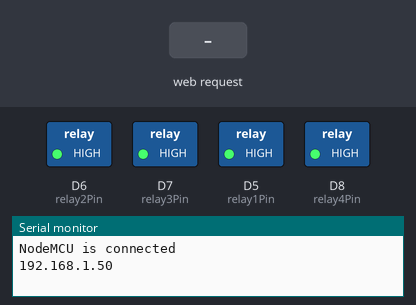
The sketch below on a simulated ESP8266 (NodeMCU). On the bench: switched loads named in the sketch (green lamp = pin HIGH), the last lines printed to the serial monitor. The inputs (shaded band) are chosen by the test bench. WiFi joins after 1.5 s; servers stay silent unless stated.

Above: at 2.8 s.
2.9 s: HTTP request GET /relay1on received
At 3.3 s:
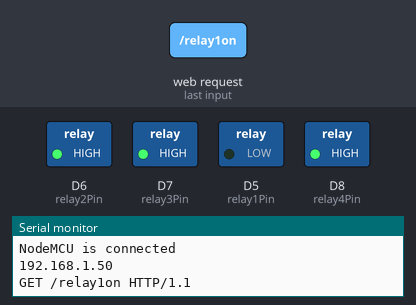
4.4 s: HTTP request GET /relay4off received
At 5.6 s:
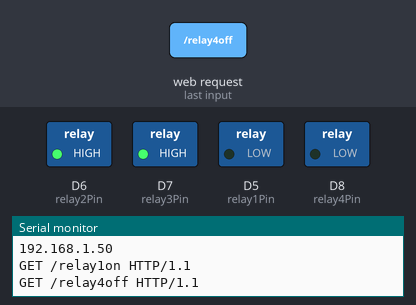
5.9 s: HTTP request GET /relay1off received
At 6.7 s:
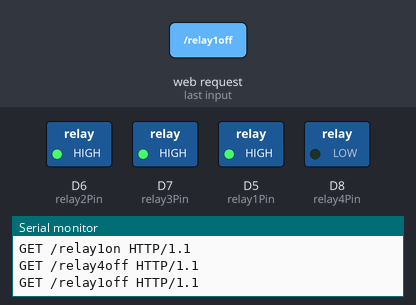
7.4 s: HTTP request GET /relay2on received
At 7.9 s:
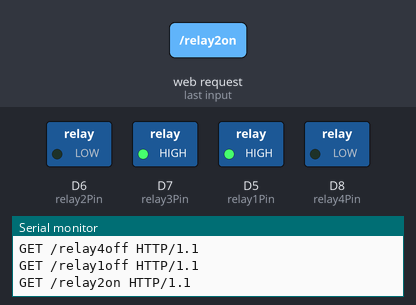
8.9 s: HTTP request GET /relay3on received
At 10.1 s:
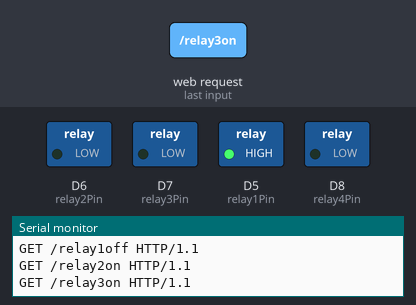
10.4 s: HTTP request GET /relay2off received
At 11.4 s:
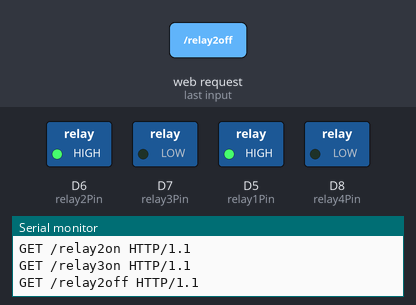
Timing chart, 0 to 12.9 s (numbered marks = the images above; inputs shaded):
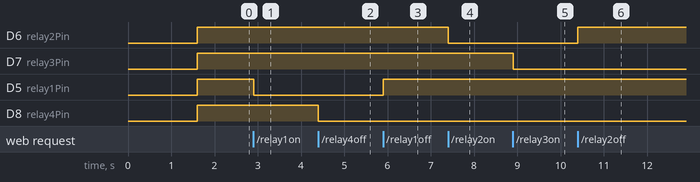

The sketch:

nodeMCU.ino
```cpp
#include <ESP8266WiFi.h>
#define relay1Pin D5
#define relay2Pin D6
#define relay3Pin D7
#define relay4Pin D8

WiFiClient client;
WiFiServer server(80);

void setup() {
  Serial.begin(9600);
  WiFi.disconnect(true);
  delay(100);

  WiFi.begin("riyanshu", "1234");

  while (WiFi.waitForConnectResult() != WL_CONNECTED) {
    delay(1000);
  }

  Serial.println();
  Serial.println("NodeMCU is connected");
  Serial.println(WiFi.localIP());

  server.begin();
  pinMode(relay1Pin, OUTPUT);
  pinMode(relay2Pin, OUTPUT);
  pinMode(relay3Pin, OUTPUT);
  pinMode(relay4Pin, OUTPUT);
  digitalWrite(relay1Pin,HIGH);
  digitalWrite(relay2Pin,HIGH);
  digitalWrite(relay3Pin,HIGH);
  digitalWrite(relay4Pin,HIGH);
}

void loop() {
  client = server.available();

  if (client) {
    String request = client.readStringUntil('\n');
    Serial.println(request);
    request.trim();

    if (request == "GET /relay1on HTTP/1.1") {
      digitalWrite(relay1Pin, LOW);
    }
    if (request == "GET /relay1off HTTP/1.1") {
      digitalWrite(relay1Pin, HIGH);
    }
    if (request == "GET /relay2on HTTP/1.1") {
      digitalWrite(relay2Pin, LOW);
    }
    if (request == "GET /relay2off HTTP/1.1") {
      digitalWrite(relay2Pin, HIGH);
    }
    if (request == "GET /relay3on HTTP/1.1") {
      digitalWrite(relay3Pin, LOW);
    }
    if (request == "GET /relay3off HTTP/1.1") {
      digitalWrite(relay3Pin, HIGH);
    }
    if (request == "GET /relay4on HTTP/1.1") {
      digitalWrite(relay4Pin, HIGH);
    }
    if (request == "GET /relay4off HTTP/1.1") {
      digitalWrite(relay4Pin, LOW);
    }
  }

  client.println("HTTP/1.1 200 OK");
  client.println("Content-Type: text/html");
  client.println("");
  client.println("<!DOCTYPE HTML>");
  client.println("<html>");
  client.println("<head>");
  client.println("  <title>Relay Control</title>");
  client.println("  <style>");
  client.println("    body {");
  client.println("      display: flex;");
  client.println("      flex-direction: column;");
  client.println("      align-items: center;");
  client.println("      justify-content: center;");
  client.println("      height: 100vh;");
  client.println("      margin: 0;");
  client.println("    }");
  client.println("    h1 {");
  client.println("      text-align: center;");
  client.println("      font-size: 32px;");
  client.println("    }");
  client.println("    .slider-container {");
  client.println("      display: grid;");
  client.println("      grid-template-columns: repeat(2, 1fr);");
  client.println("      grid-gap: 20px;");
  client.println("    }");
  client.println("    .switch {");
  client.println("      position: relative;");
  client.println("      display: inline-block;");
  client.println("      width: 80px;");
  client.println("      height: 48px;");
  client.println("    }");
  client.println("    .switch input {");
  client.println("      opacity: 0;");
  client.println("      width: 0;");
  client.println("      height: 0;");
  client.println("    }");
  client.println("    .slider {");
  client.println("      position: absolute;");
  client.println("      cursor: pointer;");
  client.println("      top: 0;");
  client.println("      right: 0;");
  client.println("      bottom: 0;");
  client.println("      left: 0;");
  client.println("      background-color: red;");
  client.println("      transition: .4s;");
  client.println("    }");
  client.println("    .slider:before {");
  client.println("      position: absolute;");
  client.println("      content: '';");
  client.println("      height: 38px;");
  client.println("      width: 38px;");
  client.println("      left: 5px;");
  client.println("      bottom: 5px;");
  client.println("      background-color: white;");
  client.println("      transition: .4s;");
  client.println("      border-radius: 50%;");
  client.println("    }");
  client.println("    input:checked + .slider {");
  client.println("      background-color: green;");
  client.println("    }");
  client.println("    input:focus + .slider {");
  client.println("      box-shadow: 0 0 1px #2196F3;");
  client.println("    }");
  client.println("    input:checked + .slider:before {");
  client.println("      transform: translateX(32px);");
  client.println("    }");
  client.println("    .slider.round {");
  client.println("      border-radius: 48px;");
  client.println("    }");
  client.println("    .slider.round:before {");
  client.println("      border-radius: 50%;");
  client.println("    }");
  client.println("    @media screen and (max-width: 768px) {");
  client.println("      .slider-container {");
  client.println("        grid-template-columns: 1fr;");
  client.println("      }");
  client.println("    }");
  client.println("  </style>");
  client.println("</head>");
  client.println("<body>");
  client.println("  <h1>Relay Control</h1>");
  client.println("  <div class='slider-container'>");
  client.println("    <div>");
  client.println("      <h3>Relay 1</h3>");
  client.println("      <label class='switch'>");
  client.println("        <input type='checkbox' onchange='toggleRelay(1)' id='relay1'>");
  client.println("        <span class='slider round'></span>");
  client.println("      </label>");
  client.println("    </div>");
  client.println("    <div>");
  client.println("      <h3>Relay 2</h3>");
  client.println("      <label class='switch'>");
  client.println("        <input type='checkbox' onchange='toggleRelay(2)' id='relay2'>");
  client.println("        <span class='slider round'></span>");
  client.println("      </label>");
  client.println("    </div>");
  client.println("    <div>");
  client.println("      <h3>Relay 3</h3>");
  client.println("      <label class='switch'>");
  client.println("        <input type='checkbox' onchange='toggleRelay(3)' id='relay3'>");
  client.println("        <span class='slider round'></span>");
  client.println("      </label>");
  client.println("    </div>");
  client.println("    <div>");
  client.println("      <h3>Relay 4</h3>");
  client.println("      <label class='switch'>");
  client.println("        <input type='checkbox' onchange='toggleRelay(4)' id='relay4'>");
  client.println("        <span class='slider round'></span>");
  client.println("      </label>");
  client.println("    </div>");
  client.println("  </div>");
  client.println("  <script>");
  client.println("    function toggleRelay(relayNum) {");
  client.println("      var xhttp = new XMLHttpRequest();");
  client.println("      var checkbox = document.getElementById('relay' + relayNum);");
  client.println("      if (checkbox.checked) {");
  client.println("        xhttp.open('GET', '/relay' + relayNum + 'on', true);");
  client.println("      } else {");
  client.println("        xhttp.open('GET', '/relay' + relayNum + 'off', true);");
  client.println("      }");
  client.println("      xhttp.send();");
  client.println("    }");
  client.println("  </script>");
  client.println("</body>");
  client.println("</html>");
}
```

Measured:
- after the input at 2.9 s, D5 (relay1Pin): HIGH → LOW at once
- after the input at 4.4 s, D8 (relay4Pin): HIGH → LOW at once
- after the input at 5.9 s, D5 (relay1Pin): LOW → HIGH at once
- after the input at 7.4 s, D6 (relay2Pin): HIGH → LOW at once
- after the input at 8.9 s, D7 (relay3Pin): HIGH → LOW at once
- after the input at 10.4 s, D6 (relay2Pin): LOW → HIGH at once
